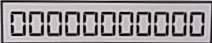
#> input picture croped0.png, 212 x 43 px
$ python digit_cropper.py   (older library calls are emulated)
#> lines starting #> are read from the running program, lines starting #| are printed output that depends on the picture; after the words box and inside, x2 and y2 are one past the last pixel; in counts of white or black regions, pixels touching at a corner belong together


import cv2

image = cv2.imread("croped0.png")
#> image is the input picture: shape (43, 212, 3); mean B, G, R 152, 148.8, 154.2
gray = cv2.cvtColor(image, cv2.COLOR_BGR2GRAY)
_, thresh = cv2.threshold(gray, 127, 255, cv2.THRESH_BINARY_INV)
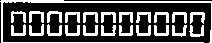
#> thresh: shape (43, 212); 30.4% white; 23 white regions, largest, box (x1, y1, x2, y2) and area: (0, 0, 212, 43) 806, (190, 12, 205, 24) 93, (29, 11, 44, 23) 92

kernel = cv2.getStructuringElement(cv2.MORPH_CROSS, (1, 3))
#dilated = cv2.dilate(thresh,kernel,iterations = 1)
dilated = cv2.dilate(src=thresh, kernel=kernel, anchor=(-1, -1), iterations=2)
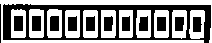
#> dilated: shape (43, 212); 54.4% white; 13 black regions
_, contours, hierarchy = cv2.findContours(
	dilated, cv2.RETR_EXTERNAL, cv2.CHAIN_APPROX_SIMPLE)
#> contours = 12 contours; largest, box (x1, y1, x2, y2) and area: (0, 0, 212, 43) 1287, (29, 9, 44, 38) 387, (47, 9, 62, 38) 384, (11, 9, 26, 38) 382, (101, 10, 116, 38) 376

#cv2.imshow("what", dilated)

i = 5

padding = 2
for contour in contours:

	[x,y,w,h] = cv2.boundingRect(contour)
	area = w*h
	if area>50 and area < 500:
		cv2.rectangle(image, (x, y), (x + w, y + h), (0, 255, 0), 1)

		#cv2.imwrite(str(i)+".jpg",image[y:y+h,x:x+w])
		single = gray[y-padding:y+h+padding,x-padding:x+w+padding]
		ret,thresh1 = cv2.threshold(single,127,255,cv2.THRESH_BINARY)
		cv2.imshow("crp"+str(i), thresh1)
		i=i+1
#> this loop made 12 passes
#> (x, y, w, h, area) on passes 1 to 12: (189, 10, 16, 29, 464), (172, 10, 15, 29, 435), (154, 10, 15, 28, 420), (136, 10, 15, 28, 420), (119, 10, 14, 28, 392), (101, 10, 15, 28, 420), (83, 10, 15, 28, 420), (65, 10, 15, 28, 420), (47, 9, 15, 29, 435), (29, 9, 15, 29, 435), (11, 9, 15, 29, 435), (0, 0, 212, 43, 9116)
#> pass 1, `single = gray[y-padding:y+h+padding,x-padding:x+w+padding]`:
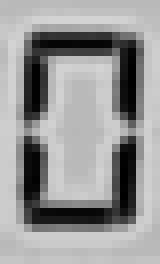
#> single: shape (33, 20) (shown 8 times larger); min 1, max 211, mean 151.4
#> pass 1, `ret,thresh1 = cv2.threshold(single,127,255,cv2.THRESH_BINARY)`:
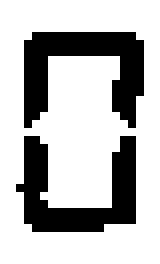
#> thresh1: shape (33, 20) (shown 8 times larger); 72.6% white; 2 black regions, box (x1, y1, x2, y2) and area: (3, 4, 18, 16) 93, (2, 17, 17, 29) 88
#> after the loop:
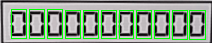
#> image: shape (43, 212, 3); 10.49% of pixels changed, all inside (x1, y1, x2, y2) = (11, 9, 206, 40)
#> after the loop, i = 16
# cv2.imshow("cont", image)
cv2.imshow("rect", image)

cv2.waitKey(0)
